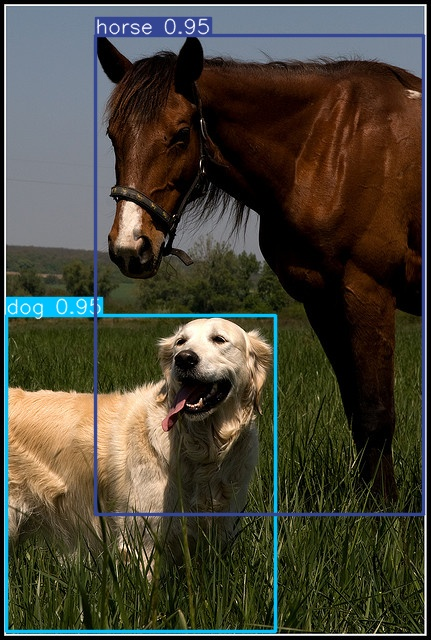
#> input picture YOLOv6/assets/image3.jpg, 431 x 640 px
$ python -i data_augment.py   (imports and definitions only)
#> lines starting #> are read from the running program, lines starting #| are printed output that depends on the picture
#> further down, picture is the input picture: shape (640, 431, 3); mean B, G, R 56.7, 68.9, 71.8
#!/usr/bin/env python3
# -*- coding:utf-8 -*-
# Copyright (c) Megvii, Inc. and its affiliates.
"""
Data augmentation functionality. Passed as callable transformations to
Dataset classes.

The data augmentation procedures were interpreted from @weiliu89's SSD paper
http://arxiv.org/abs/1512.02325
"""

import cv2
import numpy as np

import torch

from ..utils import xyxy2cxcywh

import math
import random


def augment_hsv(img, hgain=0.015, sgain=0.7, vgain=0.4):
#> called with hgain = 0.015, sgain = 0.7, vgain = 0.4
    r = np.random.uniform(-1, 1, 3) * [hgain, sgain, vgain] + 1  # random gains
    hue, sat, val = cv2.split(cv2.cvtColor(img, cv2.COLOR_BGR2HSV))
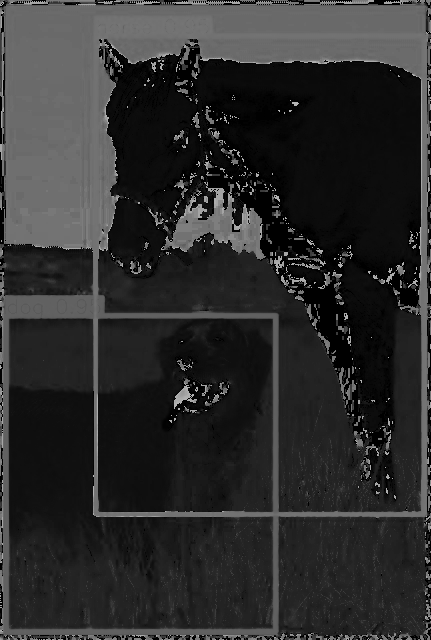
#> hue: shape (640, 431); min 0, max 179, mean 44.7
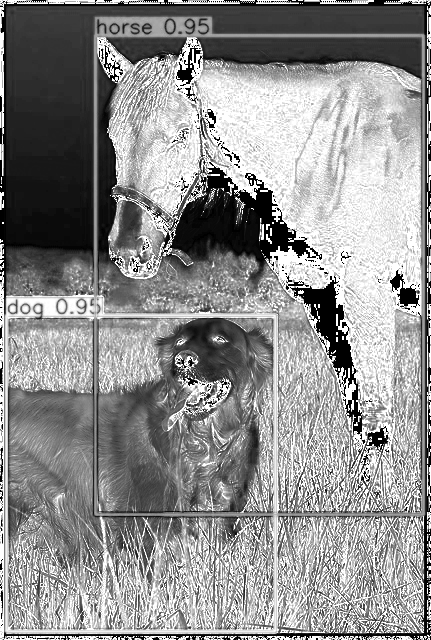
#> sat: shape (640, 431); min 0, max 255, mean 142.6
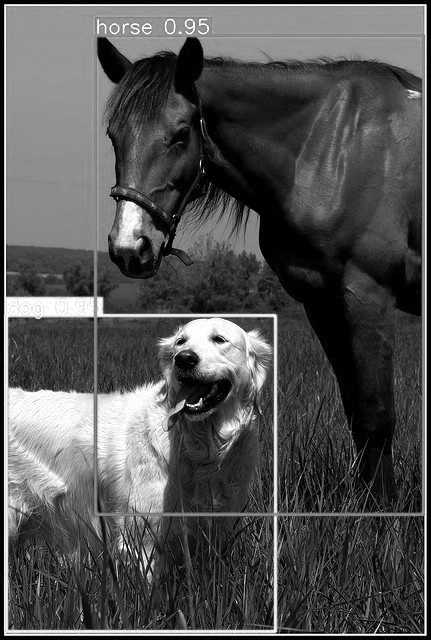
#> val: shape (640, 431); min 0, max 255, mean 83.1
    dtype = img.dtype  # uint8

    x = np.arange(0, 256, dtype=np.int16)
    lut_hue = ((x * r[0]) % 180).astype(dtype)
    lut_sat = np.clip(x * r[1], 0, 255).astype(dtype)
#> lut_sat = 256 values from 0 to 255
    lut_val = np.clip(x * r[2], 0, 255).astype(dtype)
#> lut_val = 256 values from 0 to 255

    img_hsv = cv2.merge(
        (cv2.LUT(hue, lut_hue), cv2.LUT(sat, lut_sat), cv2.LUT(val, lut_val))
    ).astype(dtype)
#> img_hsv: shape (640, 431, 3); mean H, S, V 44.7, 167.8, 89
    cv2.cvtColor(img_hsv, cv2.COLOR_HSV2BGR, dst=img)  # no return needed
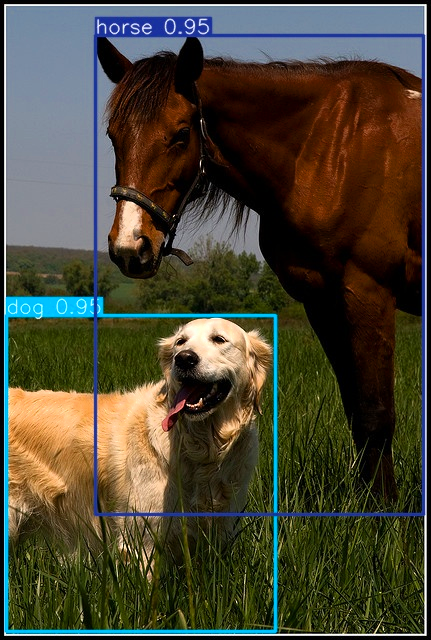
#> img: shape (640, 431, 3); mean B, G, R 54, 70.1, 73.9


# [173 lines left out: functions box_candidates, random_perspective, _distort, _mirror, preproc, not called in this run]


class TrainTransform:
    # [56 lines left out: functions __init__, __call__, not called in this run]


class ValTransform:
    """
    Defines the transformations that should be applied to test PIL image
    for input into the network

    dimension -> tensorize -> color adj

    Arguments:
        resize (int): input dimension to SSD
        rgb_means ((int,int,int)): average RGB of the dataset
            (104,117,123)
        swap ((int,int,int)): final order of channels

    Returns:
        transform (transform) : callable transform to be applied to test/val
        data
    """

    # [4 lines left out: function __init__, not called in this run]

    # assume input is cv2 img for now
    def __call__(self, img, res, input_size):
        img, _ = preproc(img, input_size, self.means, self.std, self.swap)
        return img, np.zeros((1, 5))

>>> import cv2
>>> picture = cv2.imread('../../../YOLOv6/assets/image3.jpg')
>>> result = augment_hsv(picture)

$ run again, on YOLOv6/assets/train_batch.jpg
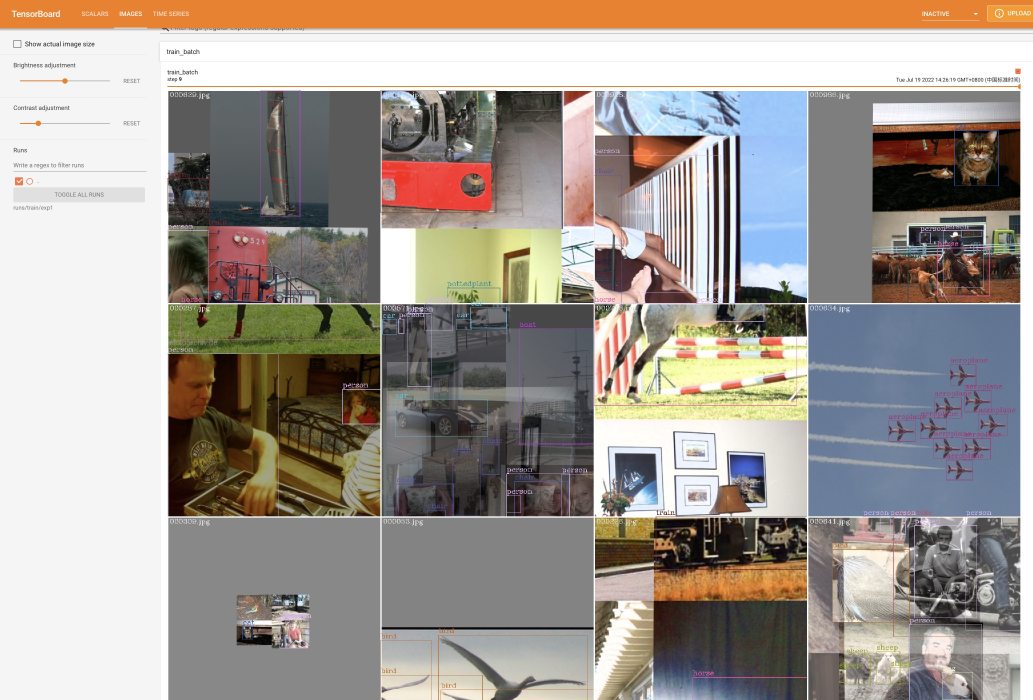
#> input picture YOLOv6/assets/train_batch.jpg, 3098 x 2100 px (shown at 1/3 size)
#> picture is the input picture: shape (2100, 3098, 3); mean B, G, R 147.5, 154.3, 162
#> in augment_hsv, `hue, sat, val = cv2.split(cv2.cvtColor(img, cv2.COLOR_BGR2HSV))`:
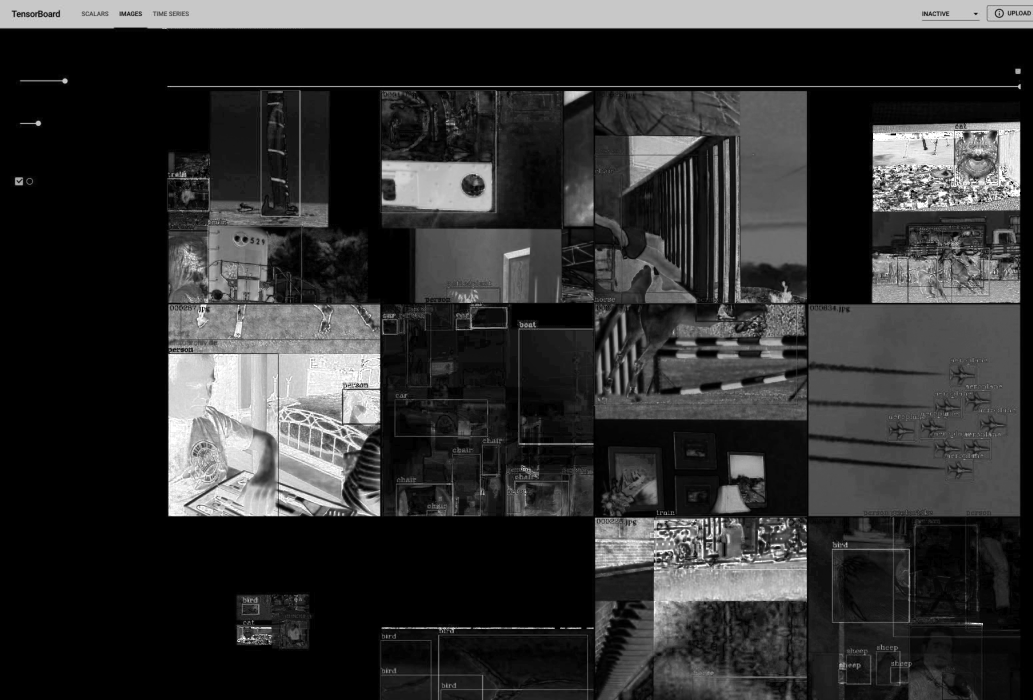
#> sat: shape (2100, 3098) (shown at 1/3 size); min 0, max 255, mean 50.5
#> img_hsv: shape (2100, 3098, 3); mean H, S, V 38.4, 63.7, 177.6
#> in augment_hsv, `cv2.cvtColor(img_hsv, cv2.COLOR_HSV2BGR, dst=img)`:
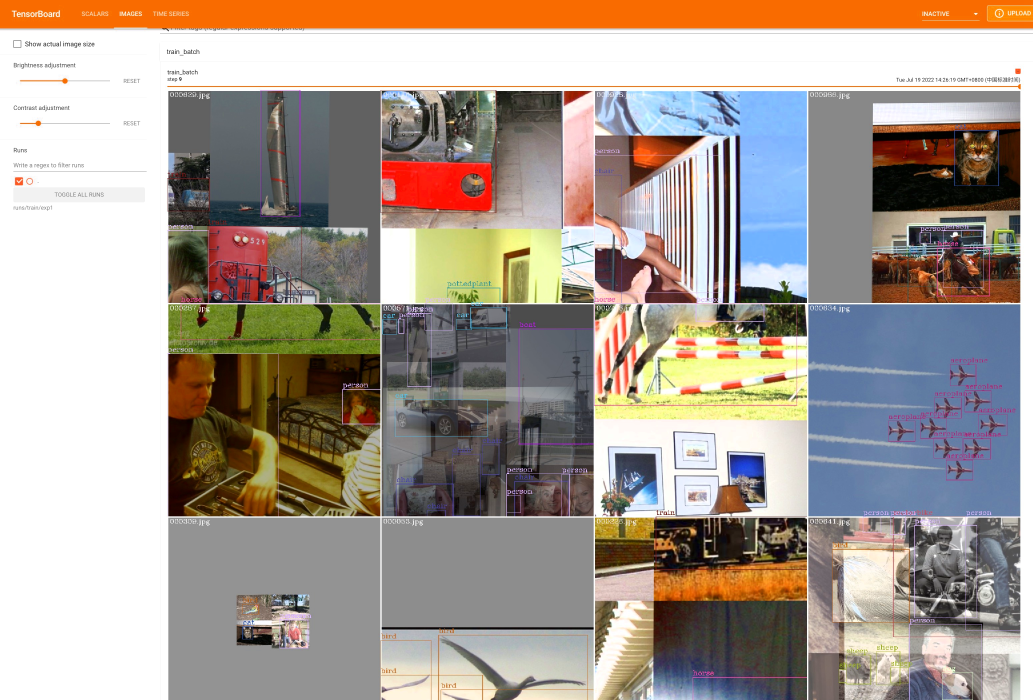
#> img: shape (2100, 3098, 3) (shown at 1/3 size); mean B, G, R 148.4, 157.6, 168.3

$ run again, on YOLOv6/assets/yolov5s.jpg
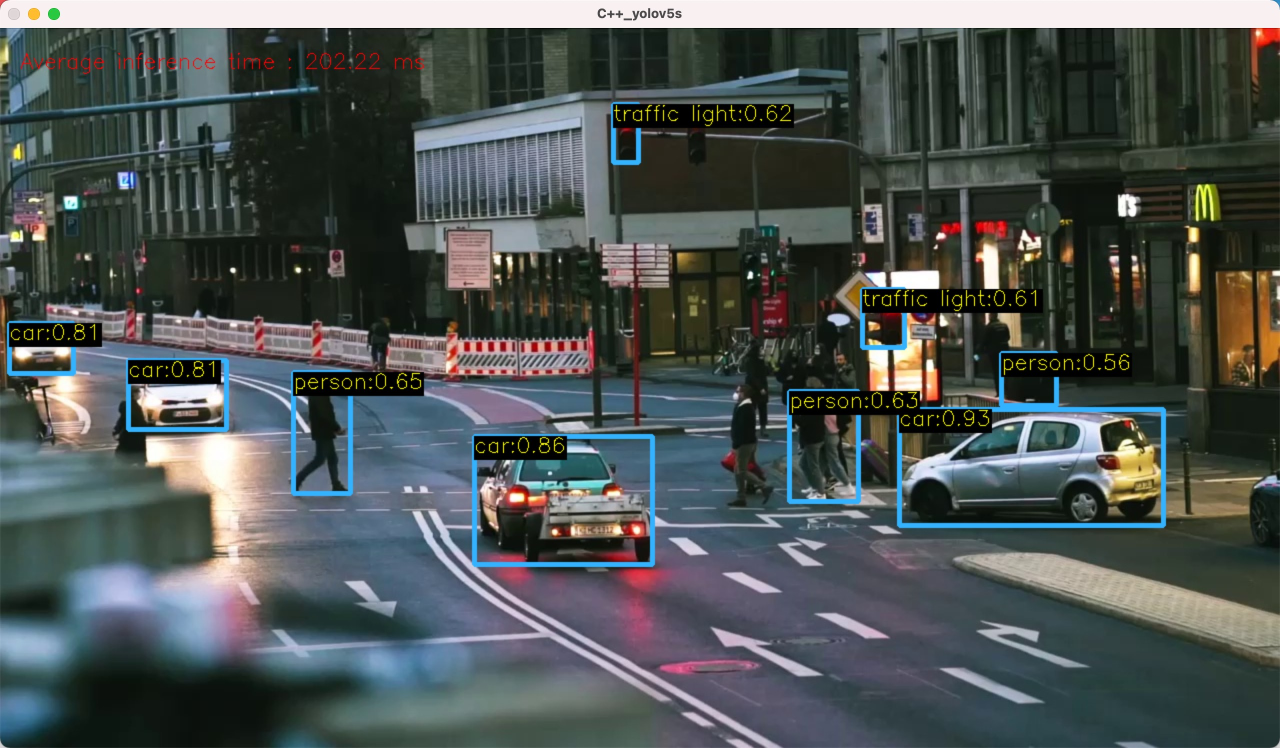
#> input picture YOLOv6/assets/yolov5s.jpg, 2560 x 1496 px (shown at 1/2 size)
#> picture is the input picture: shape (1496, 2560, 3); mean B, G, R 83.8, 84.8, 78
#> in augment_hsv, `hue, sat, val = cv2.split(cv2.cvtColor(img, cv2.COLOR_BGR2HSV))`:
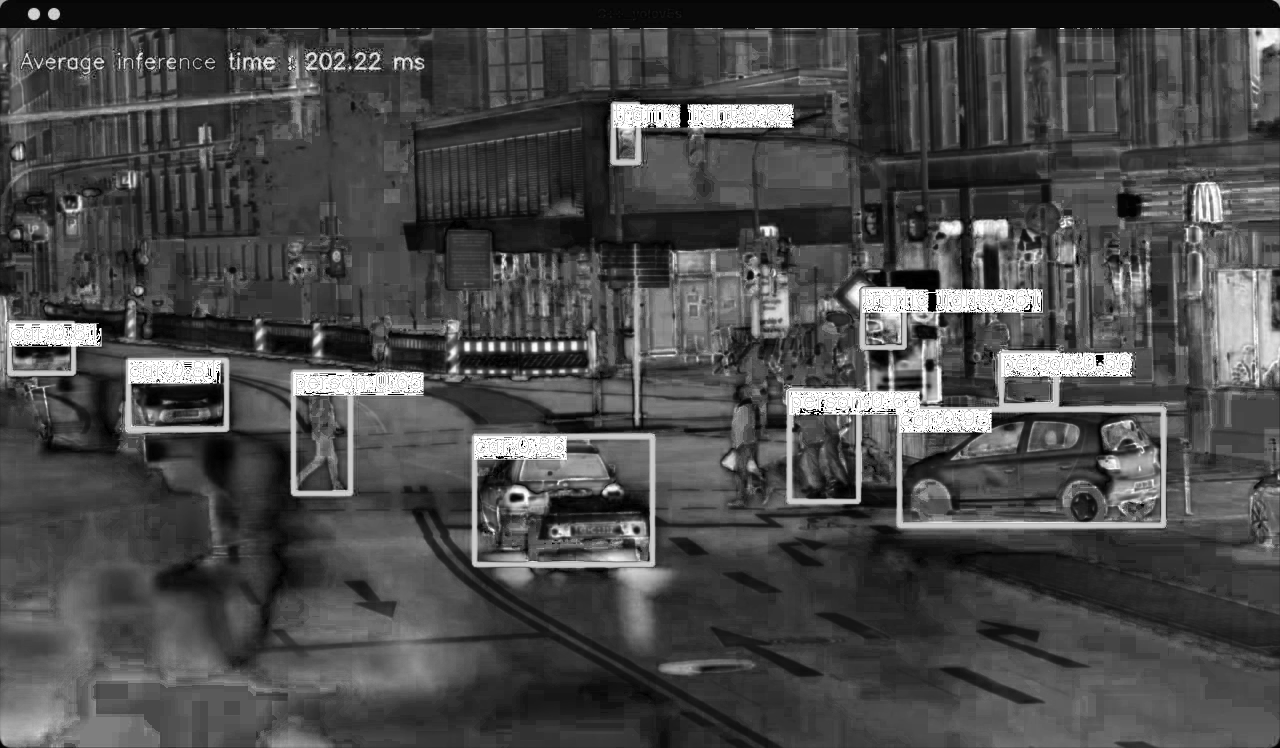
#> sat: shape (1496, 2560) (shown at 1/2 size); min 0, max 255, mean 73.1
#> img_hsv: shape (1496, 2560, 3); mean H, S, V 78.1, 92.7, 100.3
#> in augment_hsv, `cv2.cvtColor(img_hsv, cv2.COLOR_HSV2BGR, dst=img)`:
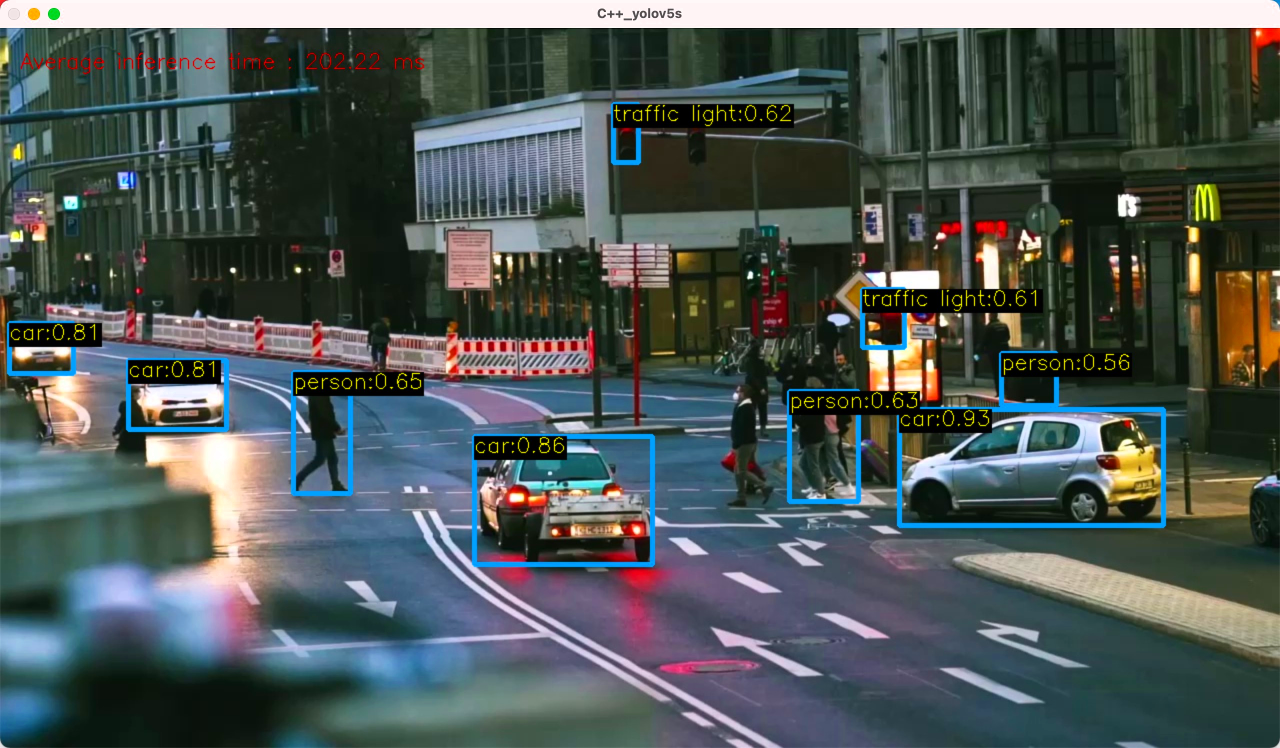
#> img: shape (1496, 2560, 3) (shown at 1/2 size); mean B, G, R 86.1, 87.5, 78
